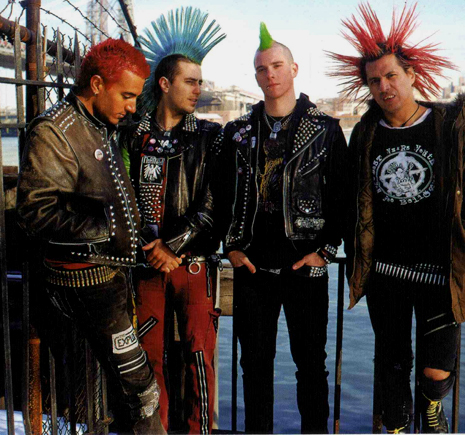
#> input picture project_4/rock.jpg, 465 x 435 px, found by its file name
$ python transformasi-perspektif.py
#> lines starting #> are read from the running program, lines starting #| are printed output that depends on the picture
from email.mime import image
import cv2
import numpy as np

#membaca gambar
image = cv2.imread("c:/Users/Thinkpad/Documents/TUGAS/pengolahan citra digital/project_4/rock.jpg")
#> image is the input picture: shape (435, 465, 3); mean B, G, R 59.9, 62.8, 70.7

#Mendefinisikan empat titik sudut citra asli
points1 = np.float32([[56, 65], [368, 52], [28, 387], [389, 300]])

#mendefinisikan empat titik susdut baru
points2 = np.float32([[0, 0], [300,0], [0, 300] , [300, 300]])

#mendapatkan matriks transformasi perspektif
M_perspective = cv2.getPerspectiveTransform(points1, points2)

#melakukan tranformasi perspective
perspective_transform_image = cv2.warpPerspective(image, M_perspective, (300, 300))
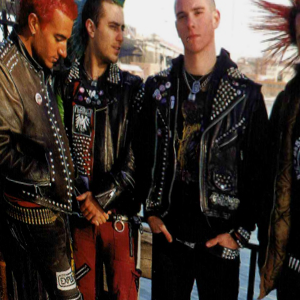
#> perspective_transform_image: shape (300, 300, 3); mean B, G, R 45.1, 51.1, 63.5

#menammpilkan hasil
cv2. imshow('perspective Transformed image', perspective_transform_image)
cv2.waitKey(0)
cv2.destroyAllWindows()
